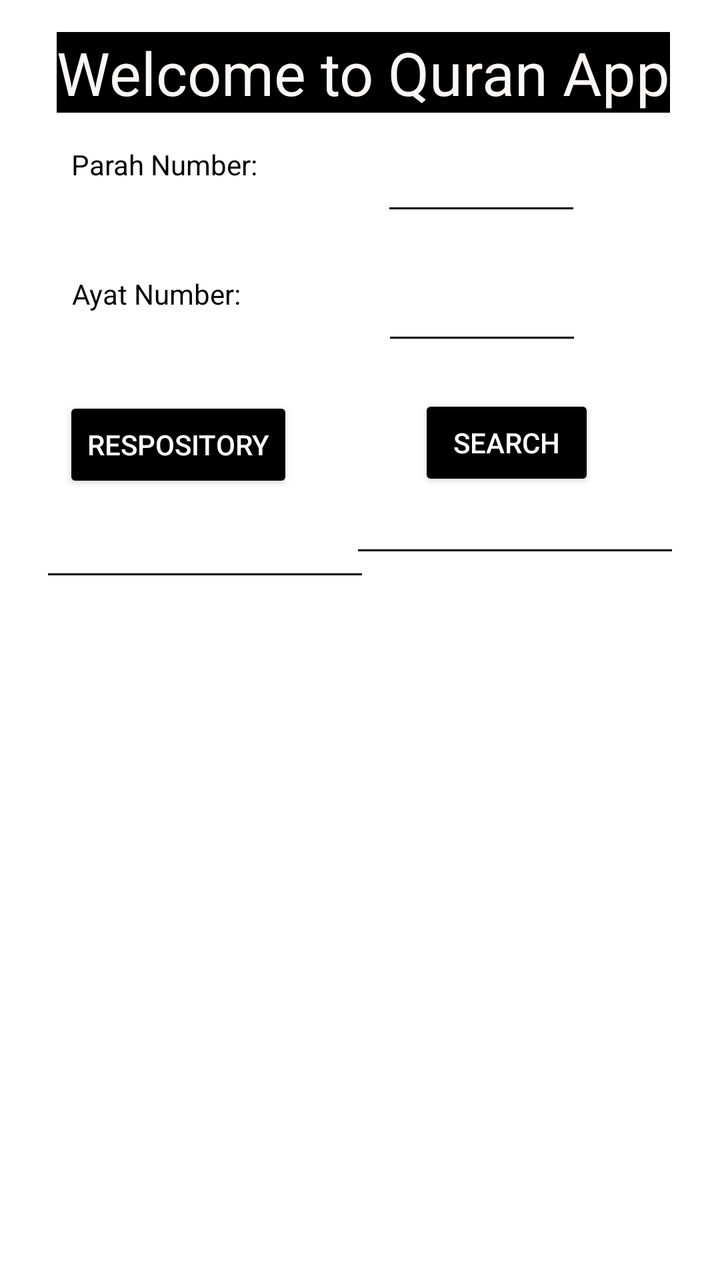
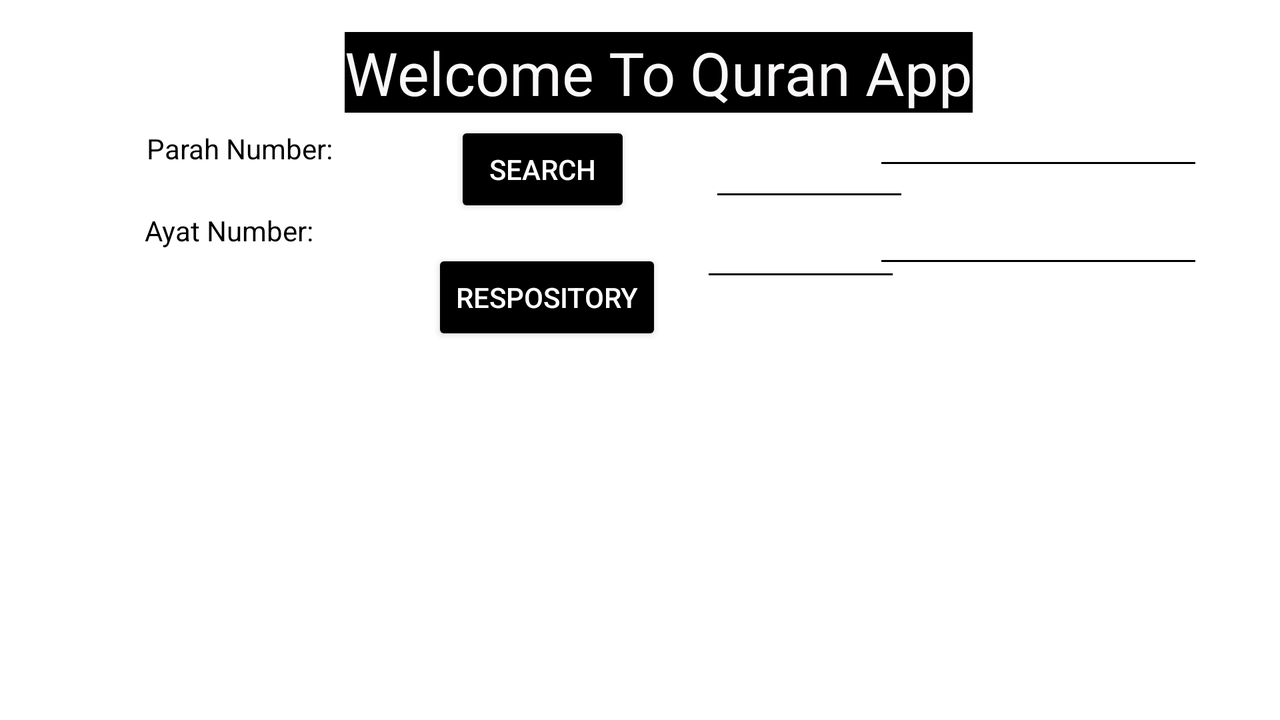

First picture: res/layout/ on a phone held upright. Second picture: the repository's own variant of that layout, on a device whose configuration matches the variant's folder. Source for both follows.
<!-- AndroidManifest.xml: application theme Theme.QuraniAyats -->
<!-- res/layout/activity_main.xml -->
<?xml version="1.0" encoding="utf-8"?>
<androidx.constraintlayout.widget.ConstraintLayout xmlns:android="http://schemas.android.com/apk/res/android"
    xmlns:app="http://schemas.android.com/apk/res-auto"
    xmlns:tools="http://schemas.android.com/tools"
    android:layout_width="match_parent"
    android:layout_height="match_parent"
    android:background="@color/white"
    android:scrollbarAlwaysDrawHorizontalTrack="true"
    android:scrollbarAlwaysDrawVerticalTrack="true"
    android:scrollbarStyle="insideOverlay"
    android:verticalScrollbarPosition="left"

    tools:context=".MainActivity">

    <TextView
        android:id="@+id/titleView"
        android:layout_width="wrap_content"
        android:layout_height="wrap_content"
        android:layout_marginTop="16dp"
        android:background="@color/black"
        android:text="Welcome to Quran App"
        android:textColor="#FAF7F7"
        android:textSize="30sp"
        app:layout_constraintEnd_toEndOf="parent"
        app:layout_constraintHorizontal_bias="0.529"
        app:layout_constraintStart_toStartOf="parent"
        app:layout_constraintTop_toTopOf="parent" />

    <TextView
        android:id="@+id/txtLabel1"
        android:layout_width="wrap_content"
        android:layout_height="wrap_content"
        android:foregroundTint="#FFFFFF"
        android:text="Parah Number:"
        android:textColor="@color/black"
        app:layout_constraintBottom_toBottomOf="parent"
        app:layout_constraintEnd_toEndOf="parent"
        app:layout_constraintHorizontal_bias="0.134"
        app:layout_constraintStart_toStartOf="parent"
        app:layout_constraintTop_toBottomOf="@+id/titleView"
        app:layout_constraintVertical_bias="0.029" />

    <TextView
        android:id="@+id/txtLabel2"
        android:layout_width="wrap_content"
        android:layout_height="wrap_content"
        android:text="Ayat Number:"
        android:textColor="@color/black"
        app:layout_constraintBottom_toBottomOf="parent"
        app:layout_constraintEnd_toEndOf="parent"
        app:layout_constraintHorizontal_bias="0.13"
        app:layout_constraintStart_toStartOf="parent"
        app:layout_constraintTop_toBottomOf="@+id/txtLabel1"
        app:layout_constraintVertical_bias="0.086" />


    <ScrollView
        android:id="@+id/scrollView2"
        android:layout_width="400dp"
        android:layout_height="355dp"
        app:layout_constraintBottom_toBottomOf="parent"
        app:layout_constraintEnd_toEndOf="parent"
        app:layout_constraintHorizontal_bias="1.0"
        app:layout_constraintStart_toStartOf="parent"
        app:layout_constraintTop_toBottomOf="@+id/englishParahName"
        app:layout_constraintVertical_bias="0.686">

        <TextView
            android:id="@+id/AyatDisplayView"
            android:layout_width="390dp"
            android:layout_height="wrap_content"
            android:editable="true"
            android:ems="10"
            android:enabled="false"
            android:gravity="start|top"
            android:inputType="textMultiLine"
            android:scrollbars="vertical"
            android:textColor="#000000"
            android:textSize="24sp"
            app:layout_constraintBottom_toBottomOf="parent"
            app:layout_constraintEnd_toEndOf="parent"
            app:layout_constraintHorizontal_bias="0.5"
            app:layout_constraintStart_toStartOf="parent"
            app:layout_constraintTop_toTopOf="parent"
            app:layout_constraintVertical_bias="0.937" />

    </ScrollView>

    <Button
        android:id="@+id/btnSearch"
        android:layout_width="wrap_content"
        android:layout_height="wrap_content"
        android:text="Search"
        android:backgroundTint="@color/black"
        android:textColor="@color/white"
        app:layout_constraintBottom_toBottomOf="parent"
        app:layout_constraintEnd_toEndOf="parent"
        app:layout_constraintHorizontal_bias="0.77"
        app:layout_constraintStart_toStartOf="parent"
        app:layout_constraintTop_toBottomOf="@+id/AyatNum"
        app:layout_constraintVertical_bias="0.048" />

    <EditText
        android:id="@+id/ParahDisplayView"
        android:layout_width="165dp"
        android:layout_height="48dp"
        android:layout_marginStart="20dp"
        android:layout_marginTop="20dp"
        android:layout_marginEnd="20dp"
        android:layout_marginBottom="20dp"
        android:backgroundTint="@color/black"
        android:editable="true"
        android:ems="10"
        android:enabled="false"
        android:inputType="textPersonName"
        android:minHeight="48dp"
        android:text=" "
        android:textColor="#000000"
        android:textSize="16sp"
        app:layout_constraintBottom_toTopOf="@+id/scrollView2"
        app:layout_constraintEnd_toEndOf="parent"
        app:layout_constraintHorizontal_bias="1.0"
        app:layout_constraintStart_toStartOf="parent"
        app:layout_constraintTop_toTopOf="parent"
        app:layout_constraintVertical_bias="0.948" />

    <EditText
        android:id="@+id/AyatNum"
        android:layout_width="100dp"
        android:layout_height="40dp"
        android:ems="10"
        android:inputType="number"
        android:textColor="@color/black"
        android:backgroundTint="@color/black"
        android:shadowColor="#000000"
        app:layout_constraintBottom_toBottomOf="parent"
        app:layout_constraintEnd_toEndOf="parent"
        app:layout_constraintHorizontal_bias="0.505"
        app:layout_constraintStart_toEndOf="@+id/txtLabel2"
        app:layout_constraintTop_toTopOf="@+id/txtLabel2"
        app:layout_constraintVertical_bias="0.0" />

    <EditText
        android:id="@+id/ParahNum"
        android:layout_width="100dp"
        android:layout_height="40dp"
        android:backgroundTint="@color/black"
        android:ems="10"
        android:inputType="textPersonName"
        android:shadowColor="#000000"
        android:textColor="@color/black"
        app:layout_constraintBottom_toTopOf="@+id/AyatNum"
        app:layout_constraintEnd_toEndOf="parent"
        app:layout_constraintHorizontal_bias="0.471"
        app:layout_constraintStart_toEndOf="@+id/txtLabel1"
        app:layout_constraintTop_toTopOf="@+id/txtLabel1"
        app:layout_constraintVertical_bias="0.0" />

    <EditText
        android:id="@+id/englishParahName"
        android:layout_width="165dp"
        android:layout_height="61dp"
        android:layout_marginStart="20dp"
        android:layout_marginTop="20dp"
        android:layout_marginEnd="20dp"
        android:layout_marginBottom="20dp"
        android:backgroundTint="@color/black"
        android:ems="10"
        android:enabled="false"
        android:inputType="textPersonName"
        android:minHeight="48dp"
        android:textColor="#000000"
        android:textSize="16sp"
        app:layout_constraintBottom_toTopOf="@+id/scrollView2"
        app:layout_constraintEnd_toEndOf="parent"
        app:layout_constraintHorizontal_bias="0.0"
        app:layout_constraintStart_toStartOf="parent"
        app:layout_constraintTop_toBottomOf="@+id/btnSearch" />

    <Button
        android:id="@+id/btnRepos"
        android:layout_width="wrap_content"
        android:layout_height="wrap_content"
        android:text="Respository"
        android:textColor="@color/white"
        android:backgroundTint="@color/black"
        app:layout_constraintBottom_toBottomOf="@+id/scrollView2"
        app:layout_constraintEnd_toEndOf="@+id/ParahDisplayView"
        app:layout_constraintHorizontal_bias="0.14"
        app:layout_constraintStart_toStartOf="parent"
        app:layout_constraintTop_toBottomOf="@+id/txtLabel2"
        app:layout_constraintVertical_bias="0.09" />

</androidx.constraintlayout.widget.ConstraintLayout>
<!-- resources referenced by this layout -->
<resources>
  <style name="Theme.QuraniAyats" parent="Theme.MaterialComponents.DayNight.DarkActionBar">
          
          <item name="colorPrimary">@color/purple_500</item>
          <item name="colorPrimaryVariant">@color/purple_700</item>
          <item name="colorOnPrimary">@color/white</item>
          
          <item name="colorSecondary">@color/teal_200</item>
          <item name="colorSecondaryVariant">@color/teal_700</item>
          <item name="colorOnSecondary">@color/black</item>
          
          <item name="android:statusBarColor">?attr/colorPrimaryVariant</item>
          
      </style>
</resources>
<!-- res/layout-land/activity_main.xml (the author's variant of the layout above) -->
<!-- drawn on the phone turned sideways -->
<?xml version="1.0" encoding="utf-8"?>
<androidx.constraintlayout.widget.ConstraintLayout xmlns:android="http://schemas.android.com/apk/res/android"
    xmlns:app="http://schemas.android.com/apk/res-auto"
    xmlns:tools="http://schemas.android.com/tools"
    android:layout_width="match_parent"
    android:layout_height="match_parent"
    android:background="@color/white"
    android:scrollbarAlwaysDrawHorizontalTrack="true"
    android:scrollbarAlwaysDrawVerticalTrack="true"
    android:scrollbarStyle="insideOverlay"
    android:verticalScrollbarPosition="left"

    tools:context=".MainActivity">

    <TextView
        android:id="@+id/titleView"
        android:layout_width="wrap_content"
        android:layout_height="wrap_content"
        android:layout_marginTop="16dp"
        android:background="@color/black"
        android:text="Welcome To Quran App"
        android:textColor="#FAF7F7"
        android:textSize="30sp"
        app:layout_constraintEnd_toEndOf="parent"
        app:layout_constraintHorizontal_bias="0.529"
        app:layout_constraintStart_toStartOf="parent"
        app:layout_constraintTop_toTopOf="parent" />

    <TextView
        android:id="@+id/txtLabel1"
        android:layout_width="wrap_content"
        android:layout_height="wrap_content"
        android:foregroundTint="#FFFFFF"
        android:text="Parah Number:"
        android:textColor="@color/black"
        app:layout_constraintBottom_toBottomOf="parent"
        app:layout_constraintEnd_toEndOf="parent"
        app:layout_constraintHorizontal_bias="0.134"
        app:layout_constraintStart_toStartOf="parent"
        app:layout_constraintTop_toBottomOf="@+id/titleView"
        app:layout_constraintVertical_bias="0.029" />

    <TextView
        android:id="@+id/txtLabel2"
        android:layout_width="wrap_content"
        android:layout_height="wrap_content"
        android:text="Ayat Number:"
        android:textColor="@color/black"
        app:layout_constraintBottom_toBottomOf="parent"
        app:layout_constraintEnd_toEndOf="parent"
        app:layout_constraintHorizontal_bias="0.13"
        app:layout_constraintStart_toStartOf="parent"
        app:layout_constraintTop_toBottomOf="@+id/txtLabel1"
        app:layout_constraintVertical_bias="0.086" />


    <ScrollView
        android:id="@+id/scrollView2"
        android:layout_width="693dp"
        android:layout_height="193dp"
        android:layout_marginBottom="8dp"
        app:layout_constraintBottom_toBottomOf="parent"
        app:layout_constraintEnd_toEndOf="parent"
        app:layout_constraintHorizontal_bias="0.473"
        app:layout_constraintStart_toStartOf="parent">

        <TextView
            android:id="@+id/AyatDisplayView"
            android:layout_width="390dp"
            android:layout_height="wrap_content"
            android:editable="true"
            android:ems="10"
            android:enabled="false"
            android:gravity="start|top"
            android:inputType="textMultiLine"
            android:scrollbars="vertical"
            android:textColor="#000000"
            android:textSize="24sp"
            app:layout_constraintBottom_toBottomOf="parent"
            app:layout_constraintEnd_toEndOf="parent"
            app:layout_constraintHorizontal_bias="0.5"
            app:layout_constraintStart_toStartOf="parent"
            app:layout_constraintTop_toTopOf="parent"
            app:layout_constraintVertical_bias="0.937" />

    </ScrollView>

    <Button
        android:id="@+id/btnSearch"
        android:layout_width="wrap_content"
        android:layout_height="wrap_content"
        android:layout_marginBottom="16dp"
        android:backgroundTint="@color/black"
        android:text="Search"
        android:textColor="@color/white"
        app:layout_constraintBottom_toTopOf="@+id/btnRepos"
        app:layout_constraintEnd_toEndOf="parent"
        app:layout_constraintHorizontal_bias="0.412"
        app:layout_constraintStart_toStartOf="parent"
        app:layout_constraintTop_toTopOf="@+id/titleView"
        app:layout_constraintVertical_bias="1.0" />

    <EditText
        android:id="@+id/ParahDisplayView"
        android:layout_width="165dp"
        android:layout_height="48dp"
        android:layout_marginStart="20dp"
        android:layout_marginTop="20dp"
        android:layout_marginEnd="20dp"
        android:layout_marginBottom="20dp"
        android:backgroundTint="@color/black"
        android:editable="true"
        android:ems="10"
        android:enabled="false"
        android:inputType="textPersonName"
        android:minHeight="48dp"
        android:text=" "
        android:textColor="#000000"
        android:textSize="16sp"
        app:layout_constraintBottom_toTopOf="@+id/scrollView2"
        app:layout_constraintEnd_toEndOf="parent"
        app:layout_constraintHorizontal_bias="0.958"
        app:layout_constraintStart_toStartOf="parent"
        app:layout_constraintTop_toTopOf="parent"
        app:layout_constraintVertical_bias="0.311" />

    <EditText
        android:id="@+id/AyatNum"
        android:layout_width="100dp"
        android:layout_height="40dp"
        android:ems="10"
        android:inputType="number"
        android:textColor="@color/black"
        android:backgroundTint="@color/black"
        android:shadowColor="#000000"
        app:layout_constraintBottom_toBottomOf="parent"
        app:layout_constraintEnd_toEndOf="parent"
        app:layout_constraintHorizontal_bias="0.505"
        app:layout_constraintStart_toEndOf="@+id/txtLabel2"
        app:layout_constraintTop_toTopOf="@+id/txtLabel2"
        app:layout_constraintVertical_bias="0.0" />

    <EditText
        android:id="@+id/ParahNum"
        android:layout_width="100dp"
        android:layout_height="40dp"
        android:backgroundTint="@color/black"
        android:ems="10"
        android:inputType="textPersonName"
        android:shadowColor="#000000"
        android:textColor="@color/black"
        app:layout_constraintBottom_toTopOf="@+id/AyatNum"
        app:layout_constraintEnd_toEndOf="parent"
        app:layout_constraintHorizontal_bias="0.504"
        app:layout_constraintStart_toEndOf="@+id/txtLabel1"
        app:layout_constraintTop_toTopOf="@+id/txtLabel1"
        app:layout_constraintVertical_bias="1.0" />

    <EditText
        android:id="@+id/englishParahName"
        android:layout_width="165dp"
        android:layout_height="61dp"
        android:layout_marginStart="20dp"
        android:layout_marginTop="20dp"
        android:layout_marginEnd="20dp"
        android:layout_marginBottom="20dp"
        android:backgroundTint="@color/black"
        android:ems="10"
        android:enabled="false"
        android:inputType="textPersonName"
        android:minHeight="48dp"
        android:textColor="#000000"
        android:textSize="16sp"
        app:layout_constraintBottom_toTopOf="@+id/scrollView2"
        app:layout_constraintEnd_toEndOf="parent"
        app:layout_constraintHorizontal_bias="0.958"
        app:layout_constraintStart_toStartOf="parent"
        app:layout_constraintTop_toBottomOf="@+id/btnSearch"
        app:layout_constraintVertical_bias="1.0" />

    <Button
        android:id="@+id/btnRepos"
        android:layout_width="wrap_content"
        android:layout_height="wrap_content"
        android:backgroundTint="@color/black"
        android:text="Respository"
        android:textColor="@color/white"
        app:layout_constraintBottom_toBottomOf="@+id/scrollView2"
        app:layout_constraintEnd_toEndOf="@+id/ParahDisplayView"
        app:layout_constraintHorizontal_bias="0.444"
        app:layout_constraintStart_toStartOf="parent"
        app:layout_constraintTop_toBottomOf="@+id/txtLabel2"
        app:layout_constraintVertical_bias="0.0" />

</androidx.constraintlayout.widget.ConstraintLayout>
